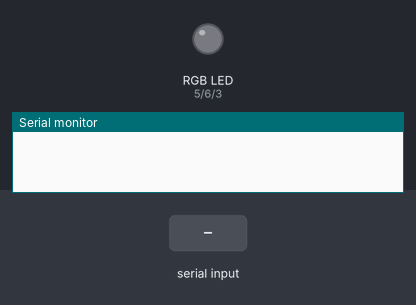
Bench run of a sketch on a simulated Arduino Uno, built with avr-gcc and run on an emulated ATmega328P. On the bench: an RGB LED mixed from three pins (HIGH = lit), the last lines printed to the serial monitor. The inputs (shaded band) are chosen by the test bench. Dim RGB values are drawn brighter than linear.

Above: at 1.2 s.
1.3 s: "90,45,200\n" received over Serial
At 2.76 s:
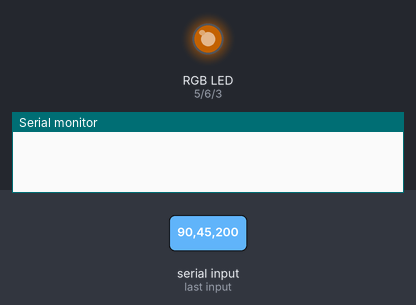
At 4.0 s:
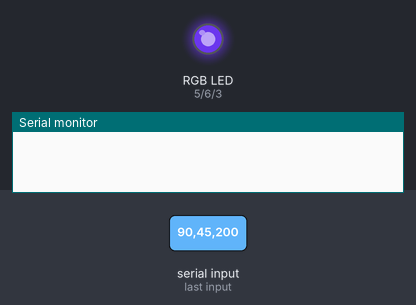
4.3 s: "1\n" received over Serial
7.3 s: "30,150,10\n" received over Serial
10.3 s: "90,45,200,10\n" received over Serial
13.3 s: "30,150,10,200\n" received over Serial
At 15.0 s:
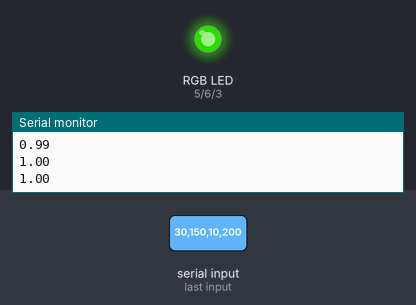
16.3 s: "2\n" received over Serial
At 17.1 s:
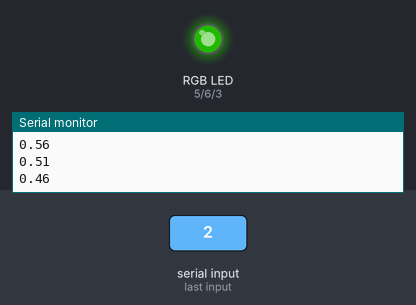
Timing chart, 0 to 30.9 s (numbered marks = the images above; inputs shaded):
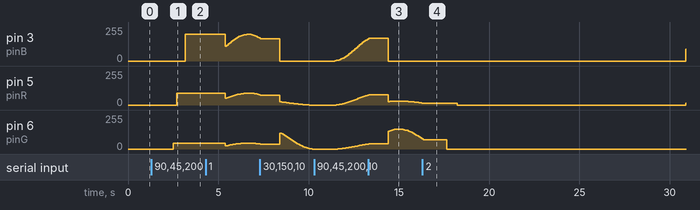

Measured:
- after the input at 1.3 s, pin 3 (pinB): 0/255 → 200/255 after 1.9 s; pin 5 (pinR): 0/255 → 90/255 after 1.4 s; pin 6 (pinG): 0/255 → 45/255 after 1.2 s
- after the input at 10.3 s, pin 3 (pinB): moves from 0/255 to 165/255 over 1.8 s, starting after 1.2 s
- after the input at 16.3 s, pin 3 (pinB): 0/255 → 88/255 after 14.6 s

The sketch:

rgb_controller.ino
```cpp
int pinR = 5;
int pinG = 6;
int pinB = 3;

String lastCommand = "";

int valueR = 0;
int valueG = 0;
int valueB = 0;

int targetR= 0;
int targetG = 0;
int targetB = 0;

int effect = 0;

// Breath
bool breathIn = true;
double breathStepSize = 0.1;
double breathStep = 0.1;
double pi = 3.1416;

// Rainbow
int rainbowStep = 0;
int colorDelay = 1000;
int colorDelayCount = 0;


void setup() {
  pinMode(pinR, OUTPUT);
  pinMode(pinG, OUTPUT);
  pinMode(pinB, OUTPUT);

  Serial.begin(9600);
}

void setTarget(){
  String color = lastCommand;
  if(color.length() >= 9){
    targetR = color.substring(0,3).toInt();
    targetG = color.substring(3,6).toInt();
    targetB = color.substring(6,9).toInt();
  }
}

void animateBreath(){
  double multiplicator = (sin(breathStep)/2+0.5);
  if (multiplicator >= 1){
    multiplicator = 1;
    breathIn = !breathIn;
  }
  if (multiplicator <= 0){
    multiplicator = 1;
    breathIn = !breathIn;
  }
  valueR = (int) (((double)targetR)*multiplicator);
  valueG = (int) (((double)targetG)*multiplicator);
  valueB = (int) (((double)targetB)*multiplicator);

  Serial.println(multiplicator);

  if (breathIn){
    breathStep += breathStepSize;
  } else{
    breathStep -= breathStepSize;
  }

  delay(80);
}

void animateRainbow(){
  //set color
  if(colorDelayCount == 0){
    targetR = 0;
    targetG = 0;
    targetB = 0;
    switch (rainbowStep){
      case 0:
        targetR = 255;
        break;
      case 1:
        targetG = 255;
        break;
      case 2:
        targetB = 255;
        break;
    }
  }
  colorDelayCount += 10;
  if(colorDelayCount >= colorDelay){
    colorDelayCount = 0;
    rainbowStep = (rainbowStep+1) % 3;
  }
  animateFixed();
}


void animateFixed(){
  if(valueR < targetR){
    valueR++;
  }else if(valueR > targetR){
    valueR--;
  }

  if(valueG < targetG){
    valueG++;
  }else if(valueG > targetG){
    valueG--;
  }

  if(valueB < targetB){
    valueB++;
  }else if(valueB > targetB){
    valueB--;
  }

}

void animate(){
  switch(effect){
    case 0:
      animateFixed();
      break;
    case 1:
      animateBreath();
      break;
    case 2:
      animateRainbow();
      break;
  }
}

void setEffect(){
  if( lastCommand.length() >= 1 && lastCommand.length() <= 2){
    effect = lastCommand.toInt();
  }
}

void displayColors(){
  analogWrite(pinR,valueR);
  analogWrite(pinG,valueG);
  analogWrite(pinB,valueB);
  delay(4);
}

void loop() {
  displayColors();

  if (Serial.available() > 0) {
    lastCommand = Serial.readString();
  }

  setTarget();
  setEffect();
  animate();
}
```
